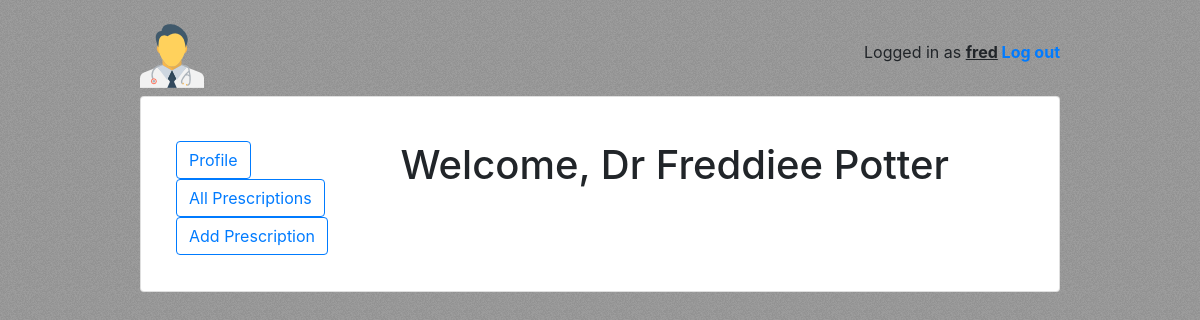
/home/doctor/doc/ (signed in), run on the app's committed database.
### home/models.py (models this page shows)
class User(AbstractUser):
    is_patient = models.BooleanField(default=False)
    is_doctor = models.BooleanField(default=False)

### home/views/doctor.py (the view)
# urls.py: path('doc/', doctor.DoctorListView.as_view(), name='doctor_list'),
@method_decorator([login_required, doctor_required], name='dispatch')
class DoctorListView(ListView):
    model = Doctor
    template_name = 'home/doctor/doctor_list.html'

### home/templates/home/doctor/doctor_list.html
<!DOCTYPE html>
{% extends "base.html" %}
{% block content %}
<br>
<div class="container-fluid">
    <div class="row">
        <ul style="list-style-type:none" class="col-3 text-left">
            <li><a href="{% url 'doctor:doctor_profile' user.doctor.ssn %}" class="btn btn-outline-primary" role="button">Profile</a></li>
            <li><a href="{% url 'doctor:doctor_detail' user.doctor.ssn %}" class="btn btn-outline-primary" role="button">All Prescriptions</a></li>
            <li><a href="{% url 'doctor:doctor_addpresc' user.doctor.ssn %}" class="btn btn-outline-primary" role="button">Add Prescription</a></li>
        </ul>
        <div style="margin-left: 20px">
            <h1> Welcome, Dr {{ user.first_name }} {{ user.last_name}}</h1>
        </div>
    </div>
</div>
{% endblock %}

### templates/base.html (shortened to what this page needs)
<!DOCTYPE html>
{% load static %}
<html lang="en">
<head>
    <link rel="stylesheet" href="https://maxcdn.bootstrapcdn.com/bootstrap/4.0.0/css/bootstrap.min.css">
    <link rel="stylesheet" type="text/css" href="{% static 'vendor/fontello-2f186091/css/fontello.css' %}">
    <link rel="stylesheet" type="text/css" href="{% static 'css/app.css' %}">
    {% if user.is_authenticated and user.is_patient %}
        <link rel="stylesheet" type="text/css" href="{% static 'css/patients.css' %}">
    {% elif user.is_authenticated and user.is_doctor %}
        <link rel="stylesheet" type="text/css" href="{% static 'css/doctors.css' %}">
    {% else %}
        <link rel="stylesheet" type="text/css" href="{% static 'css/all.css' %}">
    {% endif %}
</head>
<body>
<div class="container my-4">
  <div class="row justify-content-center">
    <div class="col-md-10 col-sm-12">
      <div class="row">
        <div class="col-6">
            {% if user.is_authenticated and user.is_doctor %}
                <h1 class="logo"><a href="{% url 'index' %}"><img src="{% static 'images/doctor.png' %}"></a></h1>
            {% elif user.is_authenticated and user.is_patient %}
                <h1 class="logo"><a href="{% url 'index' %}"><img src="{% static 'images/patient.png' %}"></a></h1>
            {% else %}
                <h1 class="logo"><a href="{% url 'index' %}"><img src="{% static 'images/medical-history.png' %}"></a></h1>
            {% endif %}
        </div>
        <div class="col-6 text-right">
          {% if user.is_authenticated %}
            <p class="pt-3">Logged in as <strong><u>{{ user.username }}</u> <a href="{% url 'logout' %}">Log out</a></strong></p>
          {% else %}
            <a href="{% url 'login' %}" class="btn btn-light" role="button">Log in</a>
            <a href="{% url 'signup' %}" class="btn btn-primary" role="button">Sign up</a>
          {% endif %}
        </div>
      </div>
      <div class="card mb-3">
        <div class="card-body">
          {% block content %}
          {% endblock %}
        </div>
      </div>
    </div>
  </div>
</div>
</body>
</html>

### home/static/css/app.css (style rules this page uses)
.logo { font-family: 'Clicker Script', cursive; }
.logo a { color: #212529; text-decoration: none; }

### home/static/css/doctors.css (style rules this page uses)
body { background-color: #9f9f9f }

### data on the page
User: username "fred", first_name "Freddiee", last_name "Potter"
